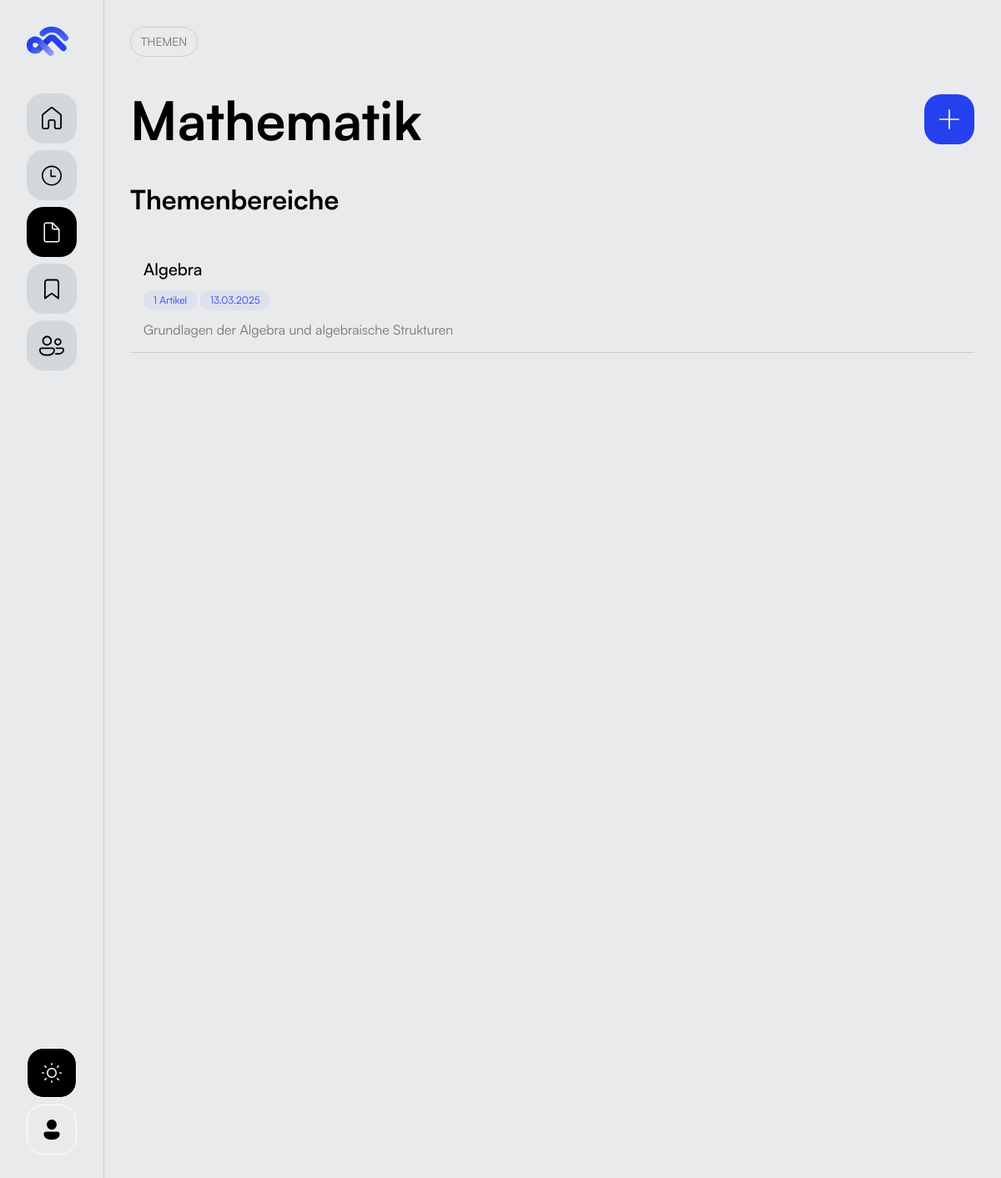
Screenshot of /themen/1 with the database file from the repository.
### app/models.py (models this page shows, shortened)
class Category(db.Model):
    __tablename__ = 'categories'
    id = db.Column(db.Integer, primary_key = True)
    name = db.Column(db.String(100), nullable = False)
    description = db.Column(db.Text)
    created_at = db.Column(db.DateTime, default = datetime.utcnow)
    updated_at = db.Column(db.DateTime, default=datetime.utcnow, onupdate = datetime.utcnow)
    subcategories = db.relationship('Subcategory', backref = 'category', lazy = 'dynamic', cascade='all, delete-orphan')

class Subcategory(db.Model):
    __tablename__ = 'subcategories'
    id = db.Column(db.Integer, primary_key=True)
    name = db.Column(db.String(100), nullable=False)
    description = db.Column(db.Text)
    created_at = db.Column(db.DateTime, default=datetime.utcnow)
    updated_at = db.Column(db.DateTime, default=datetime.utcnow, onupdate=datetime.utcnow)
    category_id = db.Column(db.Integer, db.ForeignKey('categories.id'), nullable = False)
    articles = db.relationship('Article', backref='subcategory', lazy='dynamic', cascade='all, delete-orphan')

### app/routes.py (the view)
@app.route("/themen/<int:kategorie_id>")
def kategorie_anzeigen(kategorie_id):
    kategorie = Category.query.get_or_404(kategorie_id)
    subkategorien = kategorie.subcategories.all()
    return render_template('kategorie.html', kategorie = kategorie, subkategorien = subkategorien)

### app/templates/kategorie.html (shortened to what this page needs)
{% extends 'base.html' %}
{% block content %}
<div class="breadcrumb">
    <a class="text-breadcrumb" href="{{ url_for('themen') }}">Themen</a>
</div>
<div class="heading_page_wrapper">
    <h1>{{ kategorie.name }}</h1>
    <div class="link_icon_wrapper background-dark-blue">
    </div>
</div>
{% if subkategorien %}
<div class="subcategories_list">
    <h2>Themenbereiche</h2>
    <div class="subcategories_grid">
        {% for subkategorie in subkategorien %}
            <a href="{{ url_for('subkategorie_anzeigen', subkategorie_id=subkategorie.id) }}" class="subcategory_card">
                <div class="subcategory_card_inner">
                    <h3>{{ subkategorie.name }}</h3>
                    <div class="subcategory_meta_wrapper">
                        <div class="subcategory_meta">
                            <span class="text-style-small">{{ subkategorie.articles.count() }} Artikel</span>
                        </div>
                        <div class="subcategory_meta">
                            <span class="text-style-small">{{ subkategorie.updated_at.strftime('%d.%m.%Y') }}</span>
                        </div>
                    </div>
                    <p>{{ subkategorie.description|default('Keine Beschreibung vorhanden.')|truncate(100) }}</p>
                </div>
            </a>
        {% endfor %}
    </div>
</div>
{% else %}
<div class="empty_state">
    <p>Keine Subkategorien in dieser Kategorie gefunden.</p>
</div>
{% endif %}
{% endblock %}

### app/static/css/styles.css (style rules this page uses)
:root { --primary-blue: #2541EF; --primary-dark: #1a34d9; --primary-muted: rgba(37, 65, 239, 0.1); --primary-light-muted: rgba(37, 65, 239, 0.05); --black: #000; --white: #fff; --lightest-grey: #E8EAEC; --light-hover-grey: #e6e6e6; --lighter-grey: #D3D7D9; --light-grey: #ccc; --dark-grey: rgba(0,0,0, 0.5); }
* { margin: 0; padding: 0; box-sizing: border-box; text-decoration: none; }
a { color: var(--black); }
html, body { scroll-behavior: smooth; width: 100%; height: 100%; }
body { font-family: 'Satoshi (Local)', Arial, sans-serif; font-weight: 400; background-color: var(--lightest-grey); color: var(--black); margin: 0; padding: 0; display: flex; overflow-x: hidden; }
h1 { font-size: 4rem; font-weight: 700; }
h2 { font-size: 2rem; font-weight: 700; }
h3 { font-size: 20px; font-weight: 500; }
p { color: var(--dark-grey); font-size: 1rem; font-weight: 400; }
.text-style-small { font-size: 12px; font-weight: 300; }
.link_icon_wrapper { display: flex; width: 60px; height: 60px; align-items: center; justify-content: center; background-color: var(--lighter-grey); border-radius: 20px; color: var(--black); cursor: pointer; }
.link_icon_wrapper.background-dark-blue { background-color: var(--primary-blue); color: var(--white); transition: background-color 0.2s ease-in-out; }
.heading_page_wrapper { display: flex; flex-direction: row; align-items: center; justify-content: space-between; width: 100%; padding: 2rem 0; }
.subcategories_list { display: flex; flex-direction: column; width: 100%; height: 100%; gap: 2rem; }
.subcategories_grid { display: flex; flex-direction: column; width: 100%; height: 100%; }
.subcategory_card { width: 100%; padding: 1rem; border-bottom: 1px solid var(--light-grey); background-color: transparent; }
.subcategory_meta { display: inline-flex; justify-content: center; align-items: center; padding: 4px 12px; background-color: var(--primary-light-muted); color: var(--primary-blue); border-radius: 40px; }
.subcategory_meta_wrapper { display: flex; flex-direction: row; gap: 4px; }
.subcategory_card_inner { display: flex; flex-direction: column; gap: 12px; }
.breadcrumb { display: inline-flex; flex-direction: row; padding: 8px 12px; border: 1px solid var(--light-grey); border-radius: 40px; gap: 0.5rem; align-items: center; color: var(--dark-grey); }
.text-breadcrumb { font-size: 14px; font-weight: 400; color: var(--dark-grey); text-transform: uppercase; }

### rows the page displays
Category: name "Mathematik"
Subcategory: name "Algebra", articles.count "1", updated_at "13.03.2025", description "Grundlagen der Algebra und algebraische Strukturen"
